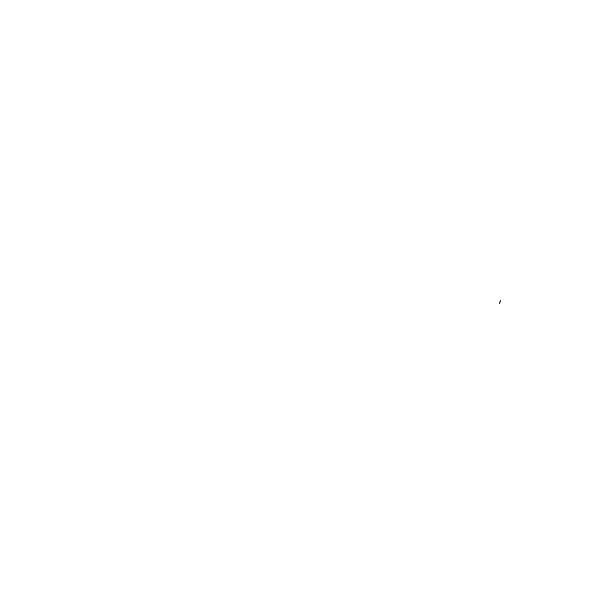
Frame 1 (no input)
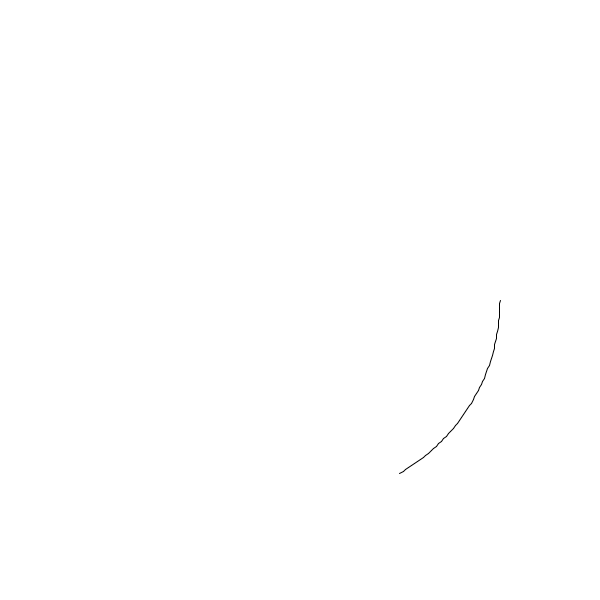
Frame 60 (the mouse pressed at the canvas centre just before this capture)
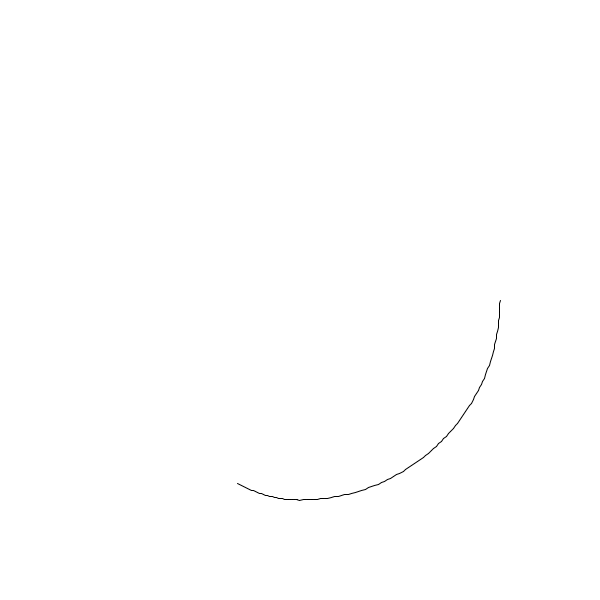
Frame 120 (the mouse held since frame 60 and released just before this capture)

The Processing sketch that drew these frames (run headless with seeded random() and noise(); from frame 60 on, the mouse is pressed at the canvas centre):

// Processing sketch: spiralTest
// ── spiralTest.pde
float a = 0;
//why is this width * 2
float r = width * 2;

float x = 0;
float y = 0;

float da = radians(1);

void setup(){
  size(600, 600);
  background(255);
}

void draw(){
  translate(width / 2, height / 2);
  
  float nextA = a + da;
  
  translate(x, y);
  line(r * cos(a), r * sin(a), r * cos(nextA), r * sin(nextA));
  
  //point(r * cos(a), r * sin(a));
  //a += da;
  
  //println(degrees(a) + " " + degrees(a % PI / 4));
  if(a % radians(90) <= da && !(a <= da)){
     decreaseR();
  }
  
  a = nextA;
  
}

void decreaseR(){
  
  //exact angle you want to go in
  float exactA = ((int) (a / (PI / 2))) * PI / 2;
  
  float num = 1 - (1 / 1.612);
  
  x += cos(exactA) * r * num;
  y += sin(exactA) * r * num;
  
   //golden ratio
  r /= 1.612;
}
